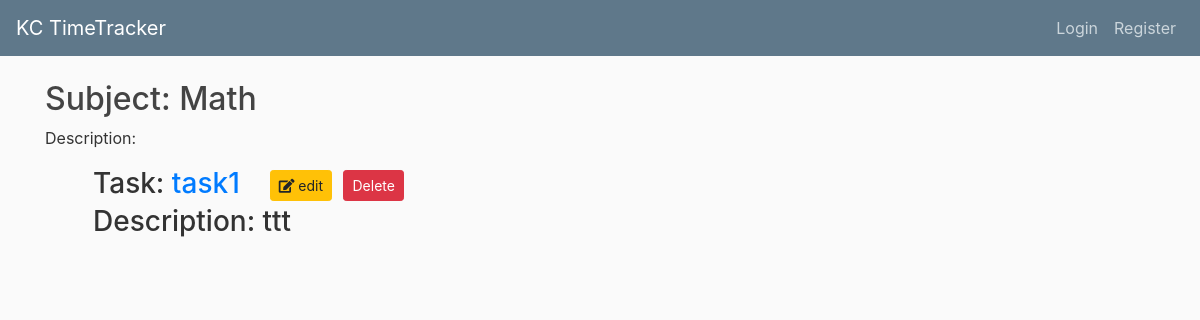
/task/1, run on the app's committed database.
### timetracker/models.py (models this page shows, shortened)
class Subject(db.Model):
  id = db.Column(db.Integer, primary_key=True)
  name = db.Column(db.String(126), nullable=False)
  description = db.Column(db.Text, nullable=False)
  date_created = db.Column(db.DateTime, nullable=False, default=datetime.utcnow)
  active = db.Column(db.Boolean, nullable=False, default=True)
  user_id = db.Column(db.Integer, db.ForeignKey('user.id'), nullable=False)
  user = db.relationship('User', backref=db.backref('subjects', lazy=True))

class Task(db.Model):
  id = db.Column(db.Integer, primary_key=True)
  name = db.Column(db.String(126), nullable=False)
  description = db.Column(db.Text, nullable=False)
  date_created = db.Column(db.DateTime, nullable=False, default=datetime.utcnow)
  active = db.Column(db.Boolean, nullable=False, default=True)
  subject_id  = db.Column(db.Integer, db.ForeignKey('subject.id'), nullable=False)
  subject = db.relationship('Subject', backref=db.backref('tasks', lazy=True))

### timetracker/tasks/routes.py (the view)
@tasks.route('/task/<int:task_id>')
def task(task_id):
    task = Task.query.get_or_404(task_id)
    return render_template('task.html', title=task.name, task=task)

### timetracker/templates/task.html (shortened to what this page needs)
{% extends "layout.html" %} {% block content %}
<div class="mb-3">
  <h2>Subject: {{task.subject.name}}</h2>
  <p>Description: {{task.subject.description}}</p>
</div>
<div class="ml-5 h3">
  Task:
  <span
    class="{% if task.active %} text-primary {% else %} text-secondary {% endif %}"
  >
    {{task.name}}
  </span>
  <a
    href="{{url_for('tasks.update_task', task_id=task.id)}}"
    class="btn btn-warning btn-sm mt-1 mb-1"
  >
    <i class="fa fa-edit"></i> edit
  </a>
  <button
    type="button"
    class="btn btn-danger btn-sm m-1"
    data-toggle="modal"
    data-target="#deleteModal"
  >
    Delete
  </button>
  <p>Description: {{task.description}}</p>
</div>
{% endblock content %}

### timetracker/static/site.css (style rules this page uses)
body { background: #fafafa; color: #333333; margin-top: 5rem; }
h1, h2, h3, h4, h5, h5, h6 { color: #444444; }

### data on the page
Subject: subject.name "Math"
Task: name "task1", description "ttt"
